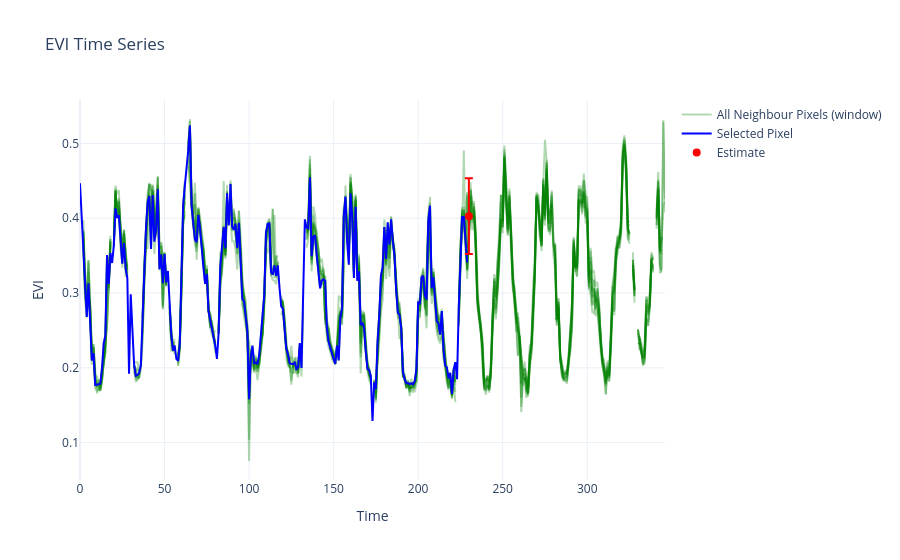

Notebook source saved alongside this figure:
### Code cell
import plotly.graph_objects as go

fig = go.Figure()

# Plot selected pixel time series
# fig.add_trace(go.Scatter(
#     y=dataSubset.iloc[selPixel, :],
#     mode='lines',
#     name='Selected Pixel'
# ))

# Plot all time series (transpose of dataSubset)
# for i in range(dataSubset.shape[0]):
#     fig.add_trace(go.Scatter(
#         y=dataSubset.iloc[i, :],
#         mode='lines',
#         opacity=0.3,
#         line=dict(color='gray'),
#         name='All Neighbour Pixels (window)' if i == 0 else None,
#         showlegend=(i == 0)
#     ))

# Plot all time series of neigbouring pixels
for i in range(10):
    fig.add_trace(go.Scatter(
        y=data.iloc[i, :],
        mode='lines',
        opacity=0.3,
        line=dict(color='green'),
        name='All Neighbour Pixels (window)' if i == 0 else None,
        showlegend=(i == 0)
    ))


# Plot whole time series of selected pixel
fig.add_trace(go.Scatter(
    y=inpaint_nans(data).iloc[selPixel, :trainWindowLength],
    mode='lines',
    line=dict(color='blue'),
    opacity=1,
    name='Selected Pixel'
))

# Error bar (equivalent to plt.errorbar)
fig.add_trace(go.Scatter(
    x=[t],
    y=[est_HierarchichalModel.mean()],
    error_y=dict(
        type='data',
        array=[est_HierarchichalModel.std()],
        visible=True
    ),
    mode='markers',
    marker=dict(color='red', size=8),
    name='Estimate'
))

# Optional: reco or reco_ can be plotted here
# fig.add_trace(go.Scatter(y=reco_, mode='lines', name='Reco'))

fig.update_layout(
    title='EVI Time Series',
    xaxis_title='Time',
    yaxis_title='EVI',
    template='plotly_white'
)

fig.show()

### Figure 1 — Plotly figure (JSON) as saved in the notebook; plotly's stock layout.template omitted (floating-point values rounded to 4 significant figures; data arrays with more than 128 entries replaced by an {"elided": "..."} marker saying what was removed)
{"data": [{"line": {"color": "green"}, "mode": "lines", "name": "All Neighbour Pixels (window)", "opacity": 0.3, "showlegend": true, "type": "scatter", "y": {"elided": "347 float values"}}, {"line": {"color": "green"}, "mode": "lines", "opacity": 0.3, "showlegend": false, "type": "scatter", "y": {"elided": "347 float values"}}, {"line": {"color": "green"}, "mode": "lines", "opacity": 0.3, "showlegend": false, "type": "scatter", "y": {"elided": "347 float values"}}, {"line": {"color": "green"}, "mode": "lines", "opacity": 0.3, "showlegend": false, "type": "scatter", "y": {"elided": "347 float values"}}, {"line": {"color": "green"}, "mode": "lines", "opacity": 0.3, "showlegend": false, "type": "scatter", "y": {"elided": "347 float values"}}, {"line": {"color": "green"}, "mode": "lines", "opacity": 0.3, "showlegend": false, "type": "scatter", "y": {"elided": "347 float values"}}, {"line": {"color": "green"}, "mode": "lines", "opacity": 0.3, "showlegend": false, "type": "scatter", "y": {"elided": "347 float values"}}, {"line": {"color": "green"}, "mode": "lines", "opacity": 0.3, "showlegend": false, "type": "scatter", "y": {"elided": "347 float values"}}, {"line": {"color": "green"}, "mode": "lines", "opacity": 0.3, "showlegend": false, "type": "scatter", "y": {"elided": "347 float values"}}, {"line": {"color": "green"}, "mode": "lines", "opacity": 0.3, "showlegend": false, "type": "scatter", "y": {"elided": "347 float values"}}, {"line": {"color": "blue"}, "mode": "lines", "name": "Selected Pixel", "opacity": 1, "type": "scatter", "y": {"elided": "230 float values"}}, {"error_y": {"array": [0.05065], "type": "data", "visible": true}, "marker": {"color": "red", "size": 8}, "mode": "markers", "name": "Estimate", "type": "scatter", "x": [230], "y": [0.4028]}], "layout": {"title": {"text": "EVI Time Series"}, "xaxis": {"title": {"text": "Time"}}, "yaxis": {"title": {"text": "EVI"}}}}
